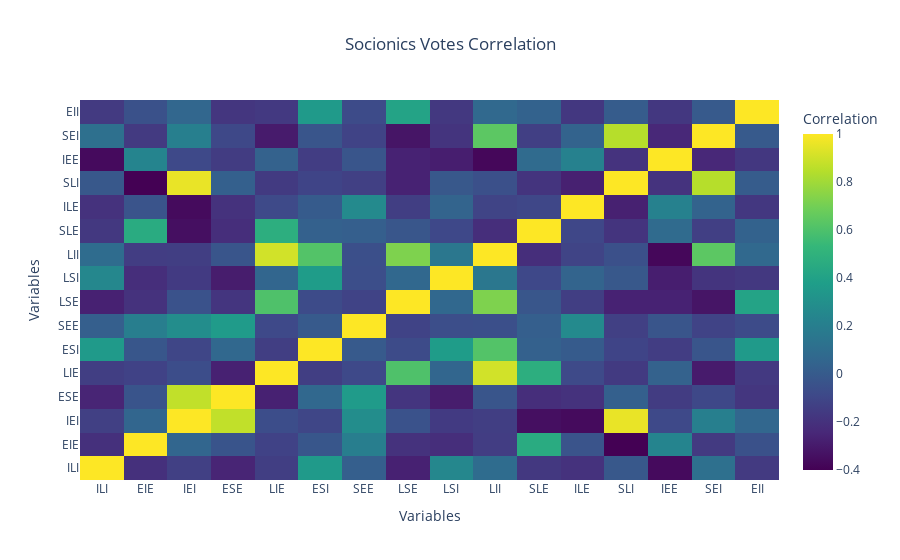

Here is the notebook cell this chart was saved with:
### Markdown cell above
# Socionics analysis

### Code cell
# Assuming enneagram_counts_df is already defined and contains the data
correlation_matrix = socionics_counts_df.corr()

# Create the heatmap using Plotly
fig = go.Figure(data=go.Heatmap(
    z=correlation_matrix.values,
    x=correlation_matrix.columns,
    y=correlation_matrix.index,
    colorscale='Viridis',  # You can choose other color scales as well
    colorbar=dict(title='Correlation')
))

# Customize the layout for better aesthetics
fig.update_layout(
    title='Socionics Votes Correlation',
    xaxis_title='Variables',
    yaxis_title='Variables',
    template='plotly_white',  # Using a clean white template
    title_x=0.5  # Center the title
)

fig.show()

### Figure 1 — Plotly figure (JSON) as saved in the notebook; plotly's stock layout.template omitted (floating-point values rounded to 4 significant figures; data arrays with more than 128 entries replaced by an {"elided": "..."} marker saying what was removed)
{"data": [{"colorbar": {"title": {"text": "Correlation"}}, "colorscale": [[0, "#440154"], [0.1111, "#482878"], [0.2222, "#3e4989"], [0.3333, "#31688e"], [0.4444, "#26828e"], [0.5556, "#1f9e89"], [0.6667, "#35b779"], [0.7778, "#6ece58"], [0.8889, "#b5de2b"], [1, "#fde725"]], "type": "heatmap", "x": ["ILI", "EIE", "IEI", "ESE", "LIE", "ESI", "SEE", "LSE", "LSI", "LII", "SLE", "ILE", "SLI", "IEE", "SEI", "EII"], "y": ["ILI", "EIE", "IEI", "ESE", "LIE", "ESI", "SEE", "LSE", "LSI", "LII", "SLE", "ILE", "SLI", "IEE", "SEI", "EII"], "z": {"elided": "16x16 float values"}}], "layout": {"title": {"text": "Socionics Votes Correlation", "x": 0.5}, "xaxis": {"title": {"text": "Variables"}}, "yaxis": {"title": {"text": "Variables"}}}}
